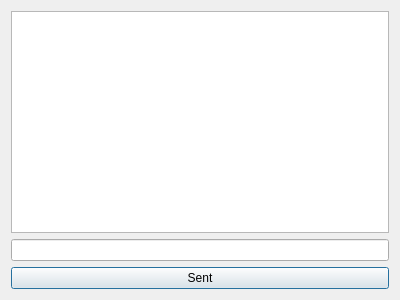
<?xml version="1.0" encoding="UTF-8"?>
<ui version="4.0">
 <class>ChatWindow</class>
 <widget class="QDialog" name="ChatWindow">
  <property name="geometry">
   <rect>
    <x>0</x>
    <y>0</y>
    <width>400</width>
    <height>300</height>
   </rect>
  </property>
  <property name="windowTitle">
   <string>Dialog</string>
  </property>
  <layout class="QVBoxLayout" name="verticalLayout">
   <item>
    <widget class="QTextBrowser" name="conversationTextField">
     <property name="autoFillBackground">
      <bool>true</bool>
     </property>
    </widget>
   </item>
   <item>
    <widget class="QLineEdit" name="inputSentText"/>
   </item>
   <item>
    <widget class="QPushButton" name="sentButton">
     <property name="text">
      <string>Sent</string>
     </property>
    </widget>
   </item>
  </layout>
 </widget>
 <resources/>
 <connections/>
</ui>
